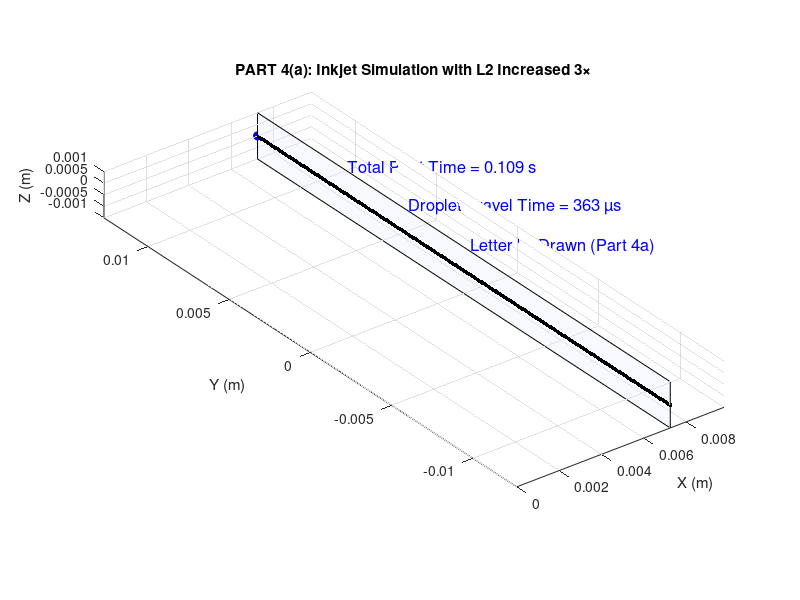

The MATLAB script that drew this image:
%--------------------------------------------------------------
% PART 4(a): Drawing a Vertical Line "I"
% L2 is THREEFOLD increased → longer droplet flight time
% Real-time simulation (total time minimized)
%--------------------------------------------------------------
clear; clc; close all;

%------------------- Given Parameters -------------------------
v = 20;                   % m/s horizontal droplet velocity
L1 = 0.5e-3;              % capacitor length (m)
L2 = 3 * 1.25e-3;         % threefold increased L2 (m)
D  = 3e-3;                % distance after L2 to paper (m)

% Total flight distance for 1 droplet
L_total = L1 + L2 + D;

% New travel time because L2 increased
t_travel = L_total / v;   % ≈ 362.5 microseconds
fprintf("Droplet travel time (new L2) = %.2f microseconds\n", t_travel*1e6);

dpi = 300;                % printing resolution
spacing = 0.0254 / dpi;   % m per printed dot

line_length = 25.4e-3;    % 1 inch vertical line
N = round(line_length / spacing);  % number of droplets (~300)

% Total time is minimized → one droplet every t_travel
dt_fire = t_travel;
total_time = N * dt_fire;

fprintf("Total time to draw I = %.4f seconds\n", total_time);

%------------------- Figure Setup -----------------------------
figure('Color','w');
hold on; grid on; axis equal;
xlabel('X (m)'); ylabel('Y (m)'); zlabel('Z (m)');
title('PART 4(a): Inkjet Simulation with L2 Increased 3×');

xlim([0 L_total * 1.35]);
ylim([-line_length/2 line_length/2]);
zlim([-1e-3 1e-3]);

% Draw Paper Plane
paperX = L_total;
fill3([paperX paperX paperX paperX], ...
     [-line_length/2 line_length/2 line_length/2 -line_length/2], ...
     [-1e-3 -1e-3 1e-3 1e-3], [0.9 0.9 1], 'FaceAlpha', 0.3);

%------------------- RIGHT-SIDE TEXT ANNOTATIONS ----------------


% Compute annotation x-position outside paper
textX = L_total * 1.18;

% Vertically stacked annotation positions
textY1 = line_length/2 * 0.70;   % Top line
textY2 = line_length/2 * 0.40;   % Middle line
textY3 = line_length/2 * 0.10;   % Bottom line

% Annotation 1: Total print time
text(textX, textY1, 0, sprintf("Total Print Time = %.3f s", total_time), ...
    'FontSize',12, 'Color','b', 'HorizontalAlignment','left');

% Annotation 2: Droplet travel time
text(textX, textY2, 0, "Droplet Travel Time = 363 µs", ...
    'FontSize',12, 'Color','b', 'HorizontalAlignment','left');

% Annotation 3: Completion label “Letter I Drawn”
text(textX, textY3, 0, 'Letter "I" Drawn (Part 4a)', ...
    'FontSize',12, 'Color','b', 'HorizontalAlignment','left');

%------------------- Droplet Initialization -------------------
droplet = plot3(0,0,0,'bo','MarkerFaceColor','b','MarkerSize',6);
drawnow;

% Preallocate for printed dots
y_points = linspace(-line_length/2, line_length/2, N);

%------------------- Simulation Loop --------------------------
tic;  % start real-time timer

for i = 1:N
   y_final = y_points(i);

   % Droplet trajectory to paper
   t_local = linspace(0, t_travel, 12);
   x = v * t_local;
   y = y_final * ones(size(x));
   z = zeros(size(x));

   % Move droplet frame by frame
   for k = 1:length(t_local)
       set(droplet, 'XData', x(k), 'YData', y(k), 'ZData', z(k));
       drawnow limitrate;
   end

   % Impact dot at paper
   plot3(paperX, y_final, 0, 'k.', 'MarkerSize', 10);
   drawnow limitrate;

   % Maintain EXACT timing (real-time)
   elapsed = toc;
   target = i * dt_fire;
   if elapsed < target
       pause(target - elapsed);
   end
end


hold off;

